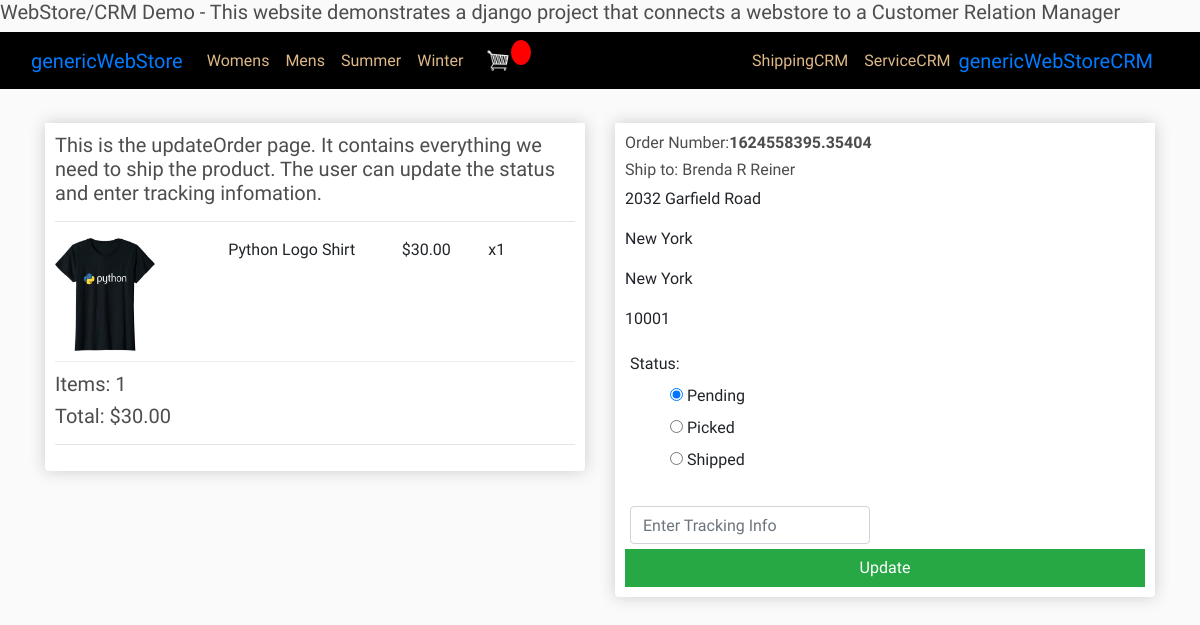
Screenshot of /updateOrder/14/ with the database file from the repository.
### store/models.py (models this page shows, shortened)
class OrderItem(models.Model):
	product = models.ForeignKey(Product, on_delete=models.SET_NULL, null=True)
	order = models.ForeignKey(Order, on_delete=models.SET_NULL, null=True)
	quantity = models.IntegerField(default=0, null=True, blank=True)
	date_added = models.DateTimeField(auto_now_add=True)
	@property
	def get_total(self):
		total = self.product.price * self.quantity
		return total

class Product(models.Model):
	sCATEGORY = (
			('Summer', 'Summer'),
			('Winter', 'Winter'),
			)
	gCATEGORY = (
			('Womens', 'Womens'),
			('Mens', 'Mens'),
			)
	LOCATION = (
			('001','001'),
			('002','002'),
			('003','003'),
			('004','004'),
			('005','005'),
			('006','006'),
			('007','007'),
			)
	name = models.CharField(max_length=200)
	description = models.CharField(max_length=200, null=True, blank=True)
	genderCategory = models.CharField(max_length=200, null=True, choices=gCATEGORY)
	seasonCategory = models.CharField(max_length=200, null=True, choices=sCATEGORY)
	price = models.FloatField()
	slPrice = models.FloatField(null=True, blank=True)
	lwstPrice = models.FloatField(null=True, blank=True)
	cost = models.FloatField(null=True, blank=True)
	location = models.CharField(max_length=200, null=True, choices=LOCATION)
	mnfDscptn = models.TextField(null=True, blank=True)
	mnfBrCd = models.CharField(max_length=200, default=False)
	digital = models.BooleanField(default=False,null=True, blank=True)
	image = models.ImageField(null=True, blank=True)
	image2 = models.ImageField(null=True, blank=True)
	image3 = models.ImageField(null=True, blank=True)
	date_created = models.DateTimeField(auto_now_add=True, null=True)
	tags = models.ManyToManyField(Tag)
	newItem = models.BooleanField(default=False,null=True, blank=True)
	whatsHot = models.BooleanField(default=False,null=True, blank=True)
	promo = models.BooleanField(default=False,null=True, blank=True)
	@property
	def imageURL(self):
		try:
			url = self.image.url
		except:
			url = ''
		return url

class ShippingAddress(models.Model):
	STATUS = (
			('Pending', 'Pending'),
			('Picked', 'Picked'),
			('Shipped', 'Shipped'),
			('Canceled', 'Canceled'),
			)
	customer = models.ForeignKey(Customer, on_delete=models.SET_NULL, null=True)
	order = models.ForeignKey(Order, on_delete=models.SET_NULL, null=True)
	orderItem = models.ManyToManyField(OrderItem)
	address = models.CharField(max_length=200, null=False)
	city = models.CharField(max_length=200, null=False)
	state = models.CharField(max_length=200, null=False)
	zipcode = models.CharField(max_length=200, null=False)
	date_added = models.DateTimeField(auto_now_add=True)
	status = models.CharField(max_length=200, null=True,blank=True, choices=STATUS, default="Pending")
	note = models.CharField(max_length=1000, null=True, blank=True)

class Order(models.Model):
	customer = models.ForeignKey(Customer, on_delete=models.SET_NULL, null=True, blank=True)
	date_ordered = models.DateTimeField(auto_now_add=True)
	complete = models.BooleanField(default=False)
	transaction_id = models.CharField(max_length=100, null=True)
	def __str__(self):
		return str(self.transaction_id)
	@property
	def get_cart_total(self):
		orderitems = self.orderitem_set.all()
		total = sum([item.get_total for item in orderitems])
		return total
	@property
	def get_cart_items(self):
		orderitems = self.orderitem_set.all()
		total = sum([item.quantity for item in orderitems])
		return total

class Customer(models.Model):
	user = models.OneToOneField(User, null=True, blank=True, on_delete=models.CASCADE)
	name = models.CharField(max_length=200, null=True)
	email = models.CharField(max_length=200)
	def __str__(self):
		return self.name

### CRM/views.py (the view)
# urls.py: path('updateOrder/<str:pk>/', views.updateOrder, name="updateOrder"),
def updateOrder(request, pk):
    address = ShippingAddress.objects.get(id=pk)
    form = ShippingForm(request.POST or None, instance=address)
    if request.method == "POST":
        if form.is_valid():
            form.save()
            return HttpResponseRedirect('/')
    context = {'address': address, 'form':form}
    return render(request, 'CRM/updateOrder.html', context)

### store/forms.py
class ShippingForm(forms.ModelForm):
    status = forms.ChoiceField(
        choices= (('Pending', 'Pending'), ('Picked', 'Picked'), ('Shipped', 'Shipped'),),
        required=False,
        widget=forms.RadioSelect()
        )
    class Meta:
        model = ShippingAddress
        fields = ('status', 'note')
        widgets = {
        'note':forms.TextInput(
            attrs={'class': 'form-control', 'placeholder':'Enter Tracking Info',}),
        }

### CRM/templates/CRM/updateOrder.html (shortened to what this page needs)
{% extends 'store/main.html' %}
{% load static %}
{% block content %}
<div class="row">
   <div class="col-lg-6">
      <div class="box-element product">
         <h5>This is the updateOrder page.  It contains everything we need to ship the product.  The user can update the status and enter tracking infomation.</h5>
         {% for item in address.order.orderitem_set.all %}
         <hr>
         <div class="cart-row">
            <div style="flex:2"><img class="row-image" src="{{item.product.imageURL}}"></div>
            <div style="flex:2">
               <p>{{item.product.name}}</p>
            </div>
            <div style="flex:1">
               <p>${{item.product.price|floatformat:2}}</p>
            </div>
            <div style="flex:1">
               <p>x{{item.quantity}}</p>
            </div>
         </div>
         {% endfor %}
         <h5>Items:   {{address.order.get_cart_items}}</h5>
         <h5>Total:   ${{address.order.get_cart_total|floatformat:2}}</h5>
         <hr>
      </div>
   </div>
   <div class="col-lg-6">
      <div class="box-element product">
         <h6>Order Number:<strong>{{ address.order }}</strong></h6>
         <h6> Ship to: {{ address.customer }}</h6>
         <p>{{ address.address }}</p>
         <p> {{ address.city }}</p>
         <p> {{ address.state }}</p>
         <p> {{ address.zipcode }}</p>
         <form id="form" action="" method="post">
            {% for field in form %}
            {% if field.name == 'status' %}
            <div id="user-info">
               <div class="form-field">
                  {{ field.label_tag }}
                  <ul style="list-style:none">
                     {% for checkbox in field %}
                     <li>
                        <label for="{{ checkbox.id_for_label }}">
                        {{ checkbox.tag }}
                        {{ checkbox.choice_label }}
                        </label>
                     </li>
                     {% endfor %}
                  </ul>
               </div>
            </div>
            {% else %}
            <div id="user-info">
               <div class="form-field">
                  {{ field }}
               </div>
            </div>
            {% endif %}
            {% endfor %}
            <input id="form-button" class="btn btn-success btn-block" type="submit" value="Update">
         </form>
      </div>
   </div>
</div>
{% endblock content %}

### static/css/main.css (style rules this page uses)
body { background-color: hsl(0, 0%, 98%); font-family: 'Tomorrow', sans-serif; }
h1,h2,h3,h4,h5,h6 { color:hsl(0, 0%, 30%); }
.box-element { box-shadow:hsl(0, 0%, 80%) 0 0 16px; background-color: #fff; border-radius: 4px; padding: 10px; }
.product { border-radius: 0 0 4px 4px; }
.col-lg-4, .col-lg-6, .col-lg-8, .col-lg-12 { margin-top: 10px; }
.btn { border-radius: 0; }
.row-image { width: 100px; }
.form-field { width:250px; display: inline-block; padding: 5px; }
.cart-row { display: flex; align-items: flex-stretch; padding-bottom: 10px; margin-bottom: 10px; border-bottom: 1px solid #ececec; }

### rows the page displays
OrderItem: product.imageURL (picture), product.name "Python Logo Shirt", product.price "30.00", quantity "1"
ShippingAddress: order.get_cart_items "1", order.get_cart_total "30.00", order "1624558395.35404", customer "Brenda R Reiner", address "2032 Garfield Road", city "New York", state "New York", zipcode "10001"

### other values shown
{{ field.label_tag }} "Status:"
{{ checkbox.choice_label }} "Pending" "Picked" "Shipped"
